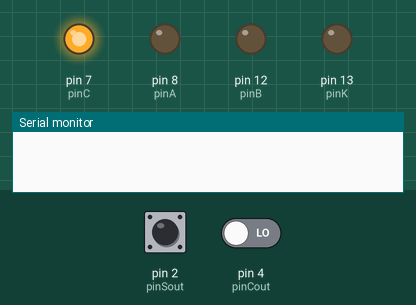
Simulated run of this sketch. Board: Arduino Uno, built with avr-gcc and run on an emulated ATmega328P. On the bench: output pins drawn as LEDs (lit = HIGH), the last lines printed to the serial monitor. The test bench sets the inputs (shaded band); at power-on: pin 2 (pinSout) HIGH, pin 4 (pinCout) LOW.

Above: at 0.15 s.
At 0.55 s:
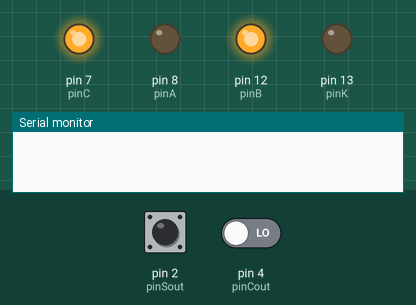
At 0.95 s:
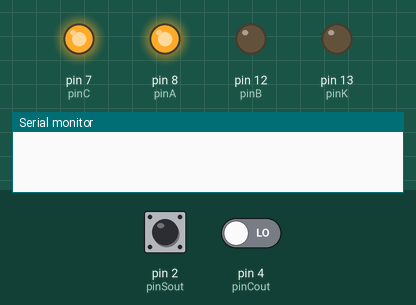
At 1.35 s:
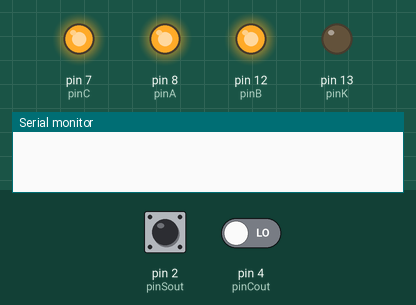
At 1.7 s:
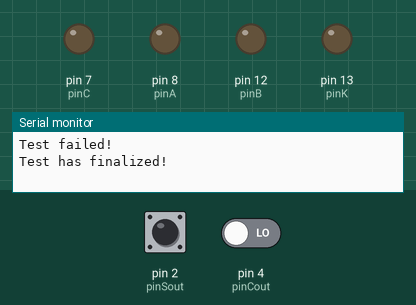
Timing chart, 0 to 3.2 s (numbered marks = the images above):
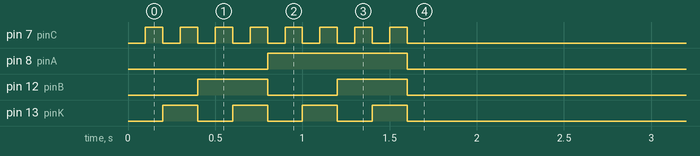

The sketch:

Adder_Subtractor_Test.ino
```cpp
//Declaració dels pins on es connectaran els contactes del mòdul
int pinA = 8;
int pinB = 12;
int pinK = 13;
int pinC = 7;
int pinSout = 2;
int pinCout = 4;


void setup() {
  //S'indica el mode dels pins
  pinMode(pinA, OUTPUT);
  pinMode(pinB, OUTPUT);
  pinMode(pinK, OUTPUT);
  pinMode(pinC, OUTPUT);
  pinMode(pinSout, INPUT);
  pinMode(pinCout, INPUT);
  //S'inicialitza el contacte amb l'ordenador a 9600 baudis
  Serial.begin(9600);
}

//Declarem, per mitjà de cadenes de varibales booleanes, les combinacions que li aplicarem al mòdul avaluat.
const bool outputA[16] =      {0,0,0,0,0,0,0,0,1,1,1,1,1,1,1,1};
const bool outputB[16] =      {0,0,0,0,1,1,1,1,0,0,0,0,1,1,1,1};
const bool outputK[16] =      {0,0,1,1,0,0,1,1,0,0,1,1,0,0,1,1};
const bool outputC[16] =      {0,1,0,1,0,1,0,1,0,1,0,1,0,1,0,1};
//Declarem els resultats que haurien de ser rebuts segons les combinacions que li apliquem.
const bool expectedSout[16] = {0,1,1,0,1,0,0,1,1,0,0,1,0,1,1,0};
const bool expectedCout[16] = {0,0,0,1,0,1,0,0,0,1,1,1,1,1,0,1};

const int testRepetitions = 1000; //Repeticions de l'avaluació.
const int pauseTime = 100; //Temps de pausa abans de llegir els resultats.

bool hasExecuted = false; //Bandera que serà verdadera quan l'avaluació s'hagi completat

void loop() {

  if (hasExecuted == false){ //Només executarà el codi si la bandera és falsa
    for(int r=0; r<testRepetitions; r++)//Executarà el codi les vegades que hem indicat
    {

      bool testResult[16] = {0, 0, 0, 0, 0, 0, 0, 0, 0, 0, 0, 0, 0, 0, 0, 0}; //Declarem una cadena de variables booleanes i les inicialitzem amb un valor fals.
      //0 ens indica que s'ha trobat una anomalia; 1 ens indicarà un resultat correcte.

      for(int i=0; i<16; i++)//Executarà el codi el nombre total de combinacions d'un sumador-restador
      {
        bool SoutRead = false;
        bool CoutRead = false;

        //Apliquem les combinacions pertinents a la placa avaluada.
        digitalWrite(pinA, outputA[i]);
        digitalWrite(pinB, outputB[i]);
        digitalWrite(pinK, outputK[i]);
        digitalWrite(pinC, outputC[i]);
        delay(pauseTime); //S'efectua una pausa.

        //Es llegeix quins valors estem rebent de la placa avaluada
        SoutRead = digitalRead(pinSout);
        CoutRead = digitalRead(pinCout);

        //En el cas que el resultat rebut no sigui l'esperat, s'indicarà l'anomalia a la cadena testResult.
        if (SoutRead != expectedSout[i] || CoutRead != expectedCout[i]) {testResult[i] = 0;} else {testResult[i] = 1;}
      }

      bool didSuccess = true; //Declarem la variable que ens indicara si l'avaluació ha sigut exitosa

      for(int i=0; i<16; i++)//Analitzem la cadena testResult per observar si hi ha hagut cap anomalia.
      {
        if (testResult[i] == 0) {didSuccess=false; Serial.println("Test failed!\n"); break;} //Si se'n detecta una, s'indica, es trenca el bucle i es finalitza l'avaluació.
      }

      if (didSuccess == true) {Serial.print("Test "); Serial.print(r); Serial.print(" has succeeded!\n");} else {break;} //Si l'avaluació ha sigut exitosa, s'indica i es trenca el bucle.
    }

    Serial.print("Test has finalized!\n");
    digitalWrite(pinA, 0);
    digitalWrite(pinB, 0);
    digitalWrite(pinK, 0);
    digitalWrite(pinC, 0);
    hasExecuted = true; //S'activa la bandera d'execució de la prova
  }

}
```

Measured:
- by itself, pin 7 (pinC): alternates HIGH for 0.10 s and LOW for 0.10 s, 16 changes in all, then stays LOW
- by itself, pin 8 (pinA): LOW → HIGH at 0.80 s, → LOW 0.80 s later
- by itself, pin 12 (pinB): alternates HIGH for 0.40 s and LOW for 0.40 s, 4 changes in all, then stays LOW
- by itself, pin 13 (pinK): alternates HIGH for 0.20 s and LOW for 0.20 s, 8 changes in all, then stays LOW
